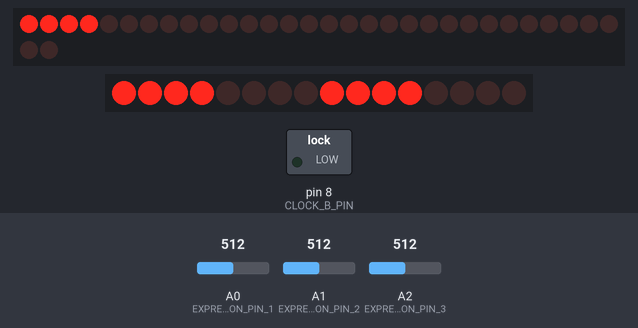
This sketch was run on a simulated SparkFun Pro Micro, built with avr-gcc and run on an emulated ATmega32U4. Shown: 32 shift-register outputs drawn as a row of LEDs (first output left, lit = HIGH), 16 shift-register outputs drawn as a row of LEDs (first output left, lit = HIGH), switched loads named in the sketch (green lamp = pin HIGH). Wiring (inferred from the names in the program): 4 × shift register (74HC595): data pin 15; shift clock pin 16; latch pin 14. Wiring (inferred from the signals the program sends): row of LEDs: on Q0, Q1, Q2, Q3, Q4, Q5, Q6, Q7, Q8, Q9, Q10, Q11, Q12, Q13, Q14, Q15, Q16, Q17, Q18, Q19, Q20, Q21, Q22, Q23, Q24, Q25, Q26, Q27, Q28, Q29, Q30, Q31. The inputs (shaded band) are chosen by the test bench; at power-on: A0 (EXPRESSION_PIN_1) = 512, A1 (EXPRESSION_PIN_2) = 512, A2 (EXPRESSION_PIN_3) = 512. Pins used as bus, display or sensor lines are not drawn.

Above: at 1.2 s.
1.3 s: A0 (EXPRESSION_PIN_1) set to 716
At 2.5 s:
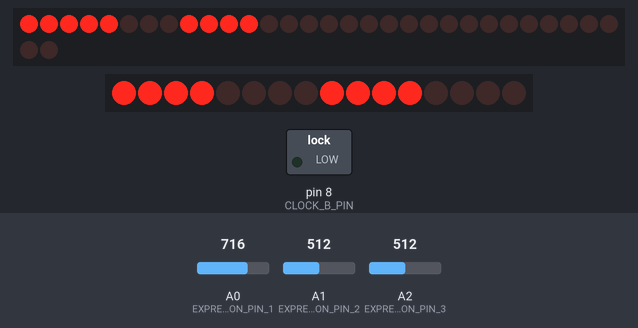
2.8 s: A1 (EXPRESSION_PIN_2) set to 306
At 3.7 s:
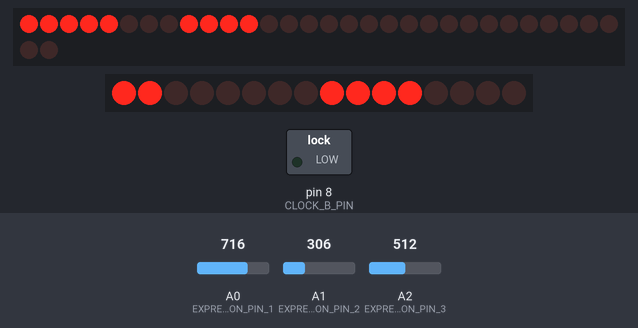
4.3 s: A2 (EXPRESSION_PIN_3) set to 900
At 4.8 s:
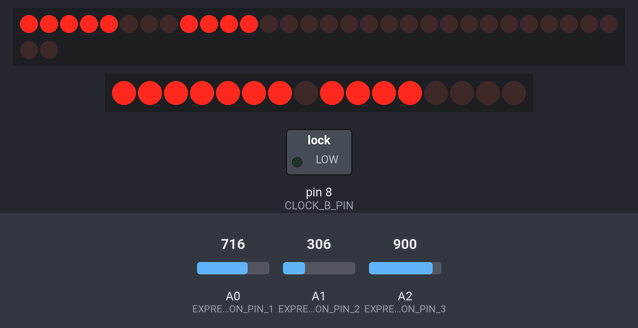
5.8 s: A2 (EXPRESSION_PIN_3) set to 1023
At 7.0 s:
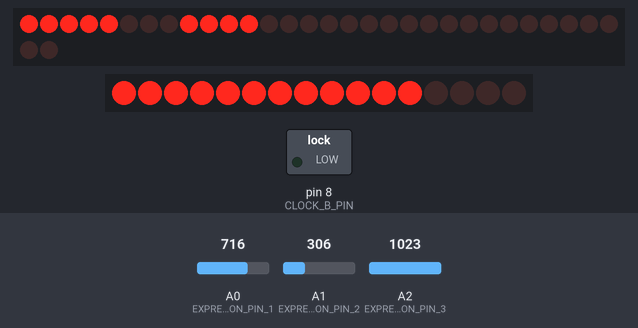
7.3 s: A1 (EXPRESSION_PIN_2) set to 122
At 8.3 s:
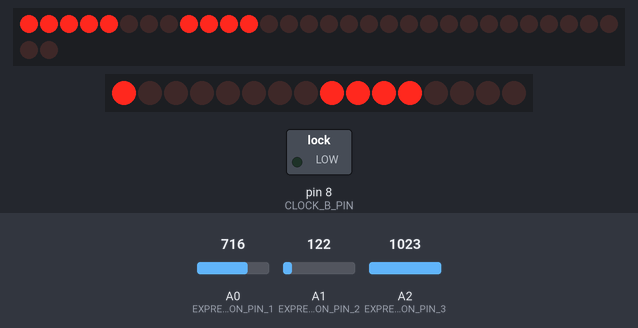
8.8 s: A0 (EXPRESSION_PIN_1) set to 102
At 9.5 s:
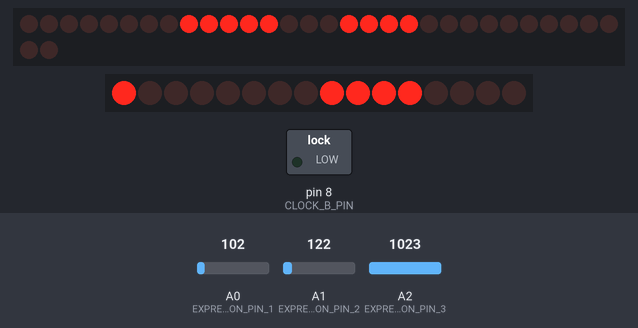
Timing chart, 0 to 11.3 s (numbered marks = the images above; inputs shaded):
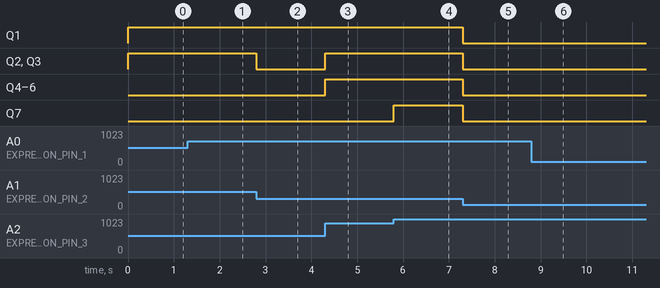

The sketch:

hauptwerk_espressione_bottoniera.ino
```cpp
/*
       ---PROGETTO HAUPTWERK---
       Titolo: buttonsAndExpression
       Descrizione: Codice necessario al funzionamento delle staffe e della bottoniera
       Nota: Bottoniera per input PULLUP
       Autore: Francesco Patti
       Versione: 1.0.0
       Arduino: Arduino Pro Micro con 32U4
*/

/*
PEDALETTI DA IMPLEMENTARE

CICCIO:
+
-
10 aggiustabili
P->I, P->II, P->III
I->III
II->I, II->III

TUTTI
Ann gen
Fiss

Totale: 21 (Capire distribuzione tra tastiere e pedaletti)

FABIO:
+
-
10 aggiustabili
P->I, P->II, P->III, P->IV
I->III, I->IV
II->I, II->III, II->IV
III->IV

TUTTI
Ann gen
Fiss

Totale: 25 (Capire distribuizione tra tastiere e pedaletti)


*/

#include "MIDIUSB.h"

/*---Sezione Bottoniera---*/
#define CLOCK_B_PIN 8
#define LATCH_B_PIN 9
#define DATA_B_PIN 10
#define P_CHANNEL 4

#define NUM_CHIPS 4
#define BASENOTE 36 //"Nota" di base per riferimento

const int NUM_BUTTONS = 8 * NUM_CHIPS;
bool lastButtonState[NUM_BUTTONS];
byte buttonValues[NUM_CHIPS];
/*---Fine Sezione Bottoniera---*/


/*---Sezione Espressione---*/
#define EXPRESSION_PIN_1 A0 //Crescendo
#define EXPRESSION_PIN_2 A1 //I (III)
#define EXPRESSION_PIN_3 A2 //III (IV)

int lastValue[3] = {-1, -1, -1};

#define SMOOTHING 4
#define MIDI_CONTROLLER 11  //Controller

//SW
#define LATCH_C_PIN 14 //ST_CP
#define DATA_C_PIN 15 //DS
#define CLOCK_C_PIN 16 //SH_CP
#define C_CHANNEL 1
#define C_CONTROLLER 19

//I(III)
#define LATCH_E1_PIN 2
#define DATA_E1_PIN 3
#define CLOCK_E1_PIN 4
#define E1_CHANNEL 2
#define E1_CONTROLLER 4

//III(IV)
#define LATCH_E2_PIN 5
#define DATA_E2_PIN 6
#define CLOCK_E2_PIN 7
#define E2_CHANNEL 3
#define E2_CONTROLLER 11

/*---Fine Sezione Espressione---*/


/*---Commons---*/

/*---Fine Commons---*/

void setup() {
  /*COMMON*/

  /*END COMMON*/

  /*BUTTON*/
  pinMode(LATCH_B_PIN, OUTPUT);
  pinMode(CLOCK_B_PIN, OUTPUT);
  pinMode(DATA_B_PIN, INPUT);

  for(int i=0; i<NUM_CHIPS; i++)
  {
    lastButtonState[i]=false;
  }
  for(int i=0; i<NUM_CHIPS; i++)
  {
    buttonValues[i]=255;
  }
  /*END BUTTON*/

  /*EXPRESSION*/
  pinMode(EXPRESSION_PIN_1, INPUT);
  pinMode(EXPRESSION_PIN_2, INPUT);
  pinMode(EXPRESSION_PIN_3, INPUT);

  pinMode(CLOCK_C_PIN, OUTPUT);
  pinMode(LATCH_C_PIN, OUTPUT);
  pinMode(DATA_C_PIN, OUTPUT);
  /*END EXPRESSION*/
}

void loop() {
  updateStaffa(EXPRESSION_PIN_1, CLOCK_C_PIN, LATCH_C_PIN, DATA_C_PIN, C_CHANNEL, C_CONTROLLER);
  updateStaffa(EXPRESSION_PIN_2, CLOCK_E1_PIN, LATCH_E1_PIN, DATA_E1_PIN, E1_CHANNEL, E1_CONTROLLER);
  updateStaffa(EXPRESSION_PIN_3, CLOCK_E2_PIN, LATCH_E2_PIN, DATA_E2_PIN, E2_CHANNEL, E2_CONTROLLER);
  //updateBottoniera(CLOCK_B_PIN, LATCH_B_PIN, DATA_B_PIN, P_CHANNEL);

}

//---------------------------------------------BUTTON-------------------------------------------------------
void updateBottoniera(int clockPin, int latchPin, int dataPin, int midiChannel)
{
  digitalWrite(latchPin, LOW);
  delayMicroseconds(5);
  digitalWrite(latchPin, HIGH);

  for (int i = 0; i < NUM_BUTTONS; i++) {
    buttonValues[i] = shiftIn(dataPin, clockPin, MSBFIRST);
  }

  for (int i = 0; i < NUM_BUTTONS; i++) {
    int chipIndex = i / 8;
    int bitIndex = 7 - (i % 8);

    bool current = bitRead(buttonValues[chipIndex], bitIndex) == 0;

    if (current != lastButtonState[i]) {
      lastButtonState[i] = current;

      if (current) {
        noteOn(midiChannel, BASENOTE + i, 100);
      } else {
        noteOff(midiChannel, BASENOTE + i, 0);
      }

      MidiUSB.flush();
    }
  }
}

void noteOn(byte channel, byte pitch, byte velocity) {
  midiEventPacket_t noteOnMsg = {0x09, 0x90 | channel, pitch, velocity};
  MidiUSB.sendMIDI(noteOnMsg);
}

void noteOff(byte channel, byte pitch, byte velocity) {
  midiEventPacket_t noteOffMsg = {0x08, 0x80 | channel, pitch, velocity};
  MidiUSB.sendMIDI(noteOffMsg);
}
//----------------------------------------------------------------------------------------------------------


//---------------------------------------------EXPRESSION---------------------------------------------------
void updateStaffa(int analogPin, int clockPin, int latchPin, int dataPin, int midiChannel, int controller) {
  int index;
  switch (analogPin) {
    case A0:
      index = 0;
      break;
    case A1:
      index = 1;
      break;
    case A2:
      index = 2;
      break;
  }

  int analogValue = analogRead(analogPin);
  int midiValue = map(analogValue, 0, 1023, 0, 127);

  if (abs(midiValue - lastValue[index]) >= SMOOTHING) {
    lastValue[index] = midiValue;


    sendControlChange(controller, midiValue, midiChannel);
    updateLuci(clockPin, latchPin, dataPin, midiValue);
  }
}

void updateLuci(int clockPin, int latchPin, int dataPin, int value) {
  byte binaryValue = getBinaryValuePerStaffa(value);

  digitalWrite(latchPin, LOW);
  shiftOut(dataPin, clockPin, MSBFIRST, binaryValue);
  digitalWrite(latchPin, HIGH);
}

byte getBinaryValuePerStaffa(int value) {
  if (value >= 0 && value <= 14) {
    return B00000000;
  } else if (value >= 15 && value <= 29) {
    return B00000001;
  } else if (value >= 30 && value <= 44) {
    return B00000011;
  } else if (value >= 45 && value <= 59) {
    return B00000111;
  } else if (value >= 60 && value <= 74) {
    return B00001111;
  } else if (value >= 75 && value <= 89) {
    return B00011111;
  } else if (value >= 90 && value <= 104) {
    return B00111111;
  } else if (value >= 105 && value <= 112) {
    return B01111111;
  } else {
    return B11111111;
  }
}

void sendControlChange(byte control, byte value, byte channel) {
  midiEventPacket_t event = {0x0B, 0xB0 | channel, control, value};

  MidiUSB.sendMIDI(event);
  MidiUSB.flush();
}


//----------------------------------------------------------------------------------------------------------
```

Measured:
- after the input at 2.8 s, Q2, Q3: HIGH → LOW at once
- after the input at 4.3 s, Q2–6: LOW → HIGH at once
- after the input at 5.8 s, Q7: LOW → HIGH at once
- after the input at 7.3 s, Q1–7: HIGH → LOW at once
